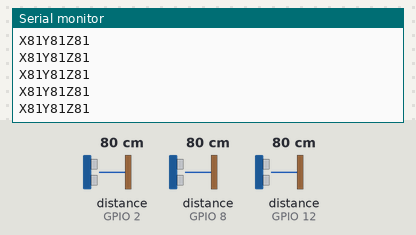
A sketch run on a simulated ESP32. On the bench: the last lines printed to the serial monitor. The inputs (shaded band) are chosen by the test bench; at power-on: distance to the obstacle (sensors on GPIO 2, GPIO 8, GPIO 12) 80 cm. The echo pulse lasts 58.3 µs per cm.

Above: at 1.2 s.
1.3 s: distance to the obstacle (sensor on GPIO 2) set to 2 cm
At 1.47 s:
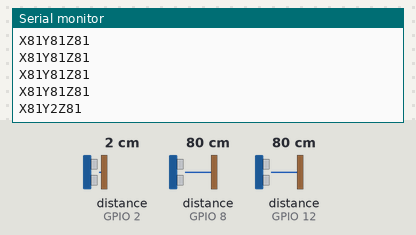
2.8 s: distance to the obstacle (sensor on GPIO 8) set to 2 cm
At 2.85 s:
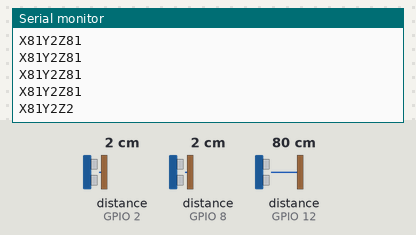
4.3 s: distance to the obstacle (sensor on GPIO 12) set to 2 cm
At 4.34 s:
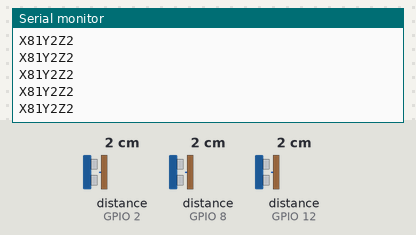
5.8 s: distance to the obstacle (sensor on GPIO 2) set to 4 cm
At 5.82 s:
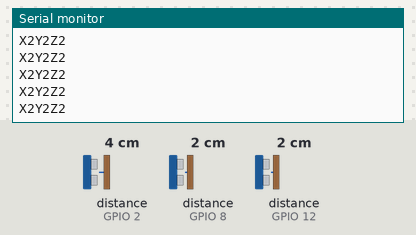
7.3 s: distance to the obstacle (sensor on GPIO 8) set to 4 cm
At 7.31 s:
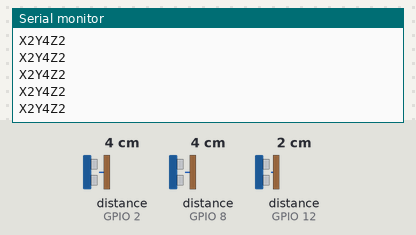
8.8 s: distance to the obstacle (sensor on GPIO 12) set to 4 cm
At 8.89 s:
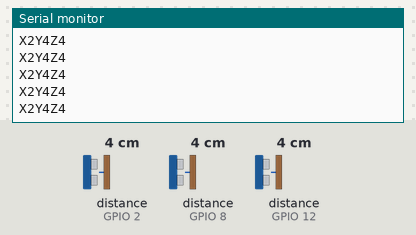
Timing chart, 0 to 11.3 s (numbered marks = the images above; inputs shaded):
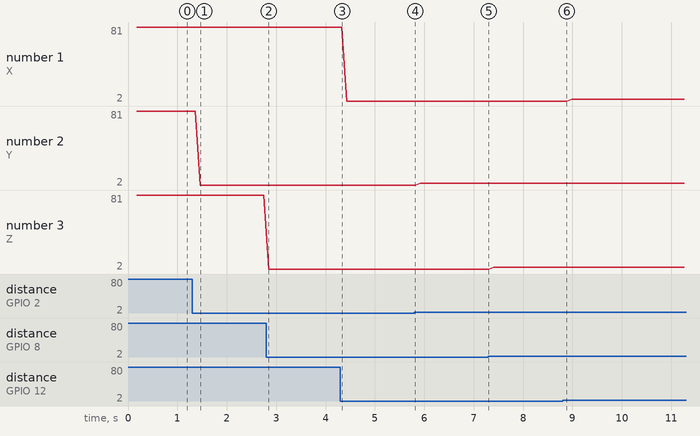

Measured:
- after the input at 1.3 s, the serial monitor: prints a new line after 0.16 s (image 1)
- after the input at 2.8 s, the serial monitor: prints a new line after 0.05 s (image 2)
- plotted number 2: 81 → 2 after the input at 1.3 s, 2 → 4 after the input at 5.8 s

The sketch:

3ultrasonidoscodigoarduino.ino
```cpp
// ---------------------------------------------------------
// This example code was used to successfully communicate
// with 15 ultrasonic sensors. You can adjust the number of
// sensors in your project by changing SONAR_NUM and the
// number of NewPing objects in the "sonar" array. You also
// need to change the pins for each sensor for the NewPing
// objects. Each sensor is pinged at 33ms intervals. So, one
// cycle of all sensors takes 495ms (33 * 15 = 495ms). The
// results are sent to the "oneSensorCycle" function which
// currently just displays the distance data. Your project
// would normally process the sensor results in this
// function (for example, decide if a robot needs to turn
// and call the turn function). Keep in mind this example is
// event-driven. Your complete sketch needs to be written so
// there's no "delay" commands and the loop() cycles at
// faster than a 33ms rate. If other processes take longer
// than 33ms, you'll need to increase PING_INTERVAL so it
// doesn't get behind.
// ---------------------------------------------------------
#include <NewPing.h>

#define SONAR_NUM     3 // Number or sensors.
#define MAX_DISTANCE 200 // Max distance in cm.
#define PING_INTERVAL 33 // Milliseconds between pings.

unsigned long pingTimer[SONAR_NUM]; // When each pings.
unsigned int cm[SONAR_NUM]; // Store ping distances.
uint8_t currentSensor = 0; // Which sensor is active.

NewPing sonar[SONAR_NUM] = { // Sensor object array.
  NewPing(13, 12, MAX_DISTANCE),
  NewPing(4, 2, MAX_DISTANCE),
  NewPing(7, 8, MAX_DISTANCE),
};

void setup() {
  Serial.begin(115200);
  pingTimer[0] = millis() + 75; // First ping start in ms.
  for (uint8_t i = 1; i < SONAR_NUM; i++)
    pingTimer[i] = pingTimer[i - 1] + PING_INTERVAL;
}

void loop() {
  for (uint8_t i = 0; i < SONAR_NUM; i++) {
    if (millis() >= pingTimer[i]) {
      pingTimer[i] += PING_INTERVAL * SONAR_NUM;
      if (i == 0 && currentSensor == SONAR_NUM - 1)
        oneSensorCycle(); // Do something with results.
      sonar[currentSensor].timer_stop();
      currentSensor = i;
      cm[currentSensor] = 0;
      sonar[currentSensor].ping_timer(echoCheck);
    }
  }
  // The rest of your code would go here.
}

void echoCheck() { // If ping echo, set distance to array.
  if (sonar[currentSensor].check_timer())
    cm[currentSensor] = sonar[currentSensor].ping_result / US_ROUNDTRIP_CM;
}

void oneSensorCycle() { // Do something with the results.

  for (uint8_t i = 0; i < SONAR_NUM; i++) {

    if(i==0){Serial.print("X");}
    if(i==1){Serial.print("Y");}
    if(i==2){Serial.print("Z");}
   // Serial.print(i);
   // Serial.print("=");
    Serial.print(cm[i]);
  //  Serial.print("cm ");
  }
  Serial.println();
}
```
